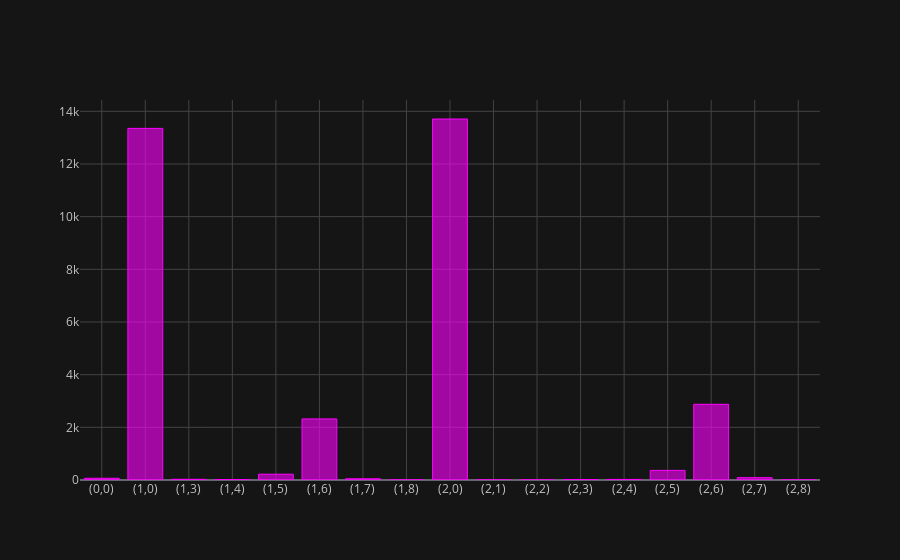

Source (notebook cell):
### Code cell
train.groupby(['sex','diagnosis'])['benign_malignant'].count().iplot(kind = 'bar',color ='magenta')

### Figure 1 — Plotly figure (JSON) as saved in the notebook; plotly's stock layout.template omitted (floating-point values rounded to 4 significant figures)
{"data": [{"marker": {"color": "rgba(255, 0, 255, 0.6)", "line": {"color": "rgba(255, 0, 255, 1.0)", "width": 1}}, "name": "benign_malignant", "orientation": "v", "text": "", "type": "bar", "x": ["(0,0)", "(1,0)", "(1,3)", "(1,4)", "(1,5)", "(1,6)", "(1,7)", "(1,8)", "(2,0)", "(2,1)", "(2,2)", "(2,3)", "(2,4)", "(2,5)", "(2,6)", "(2,7)", "(2,8)"], "y": [65, 13351, 26, 16, 220, 2319, 46, 3, 13708, 1, 1, 18, 21, 364, 2874, 89, 4]}], "layout": {"legend": {"bgcolor": "#151516", "font": {"color": "#D9D9D9"}}, "paper_bgcolor": "#151516", "plot_bgcolor": "#151516", "title": {"font": {"color": "#D9D9D9"}}, "xaxis": {"gridcolor": "#434343", "showgrid": true, "tickfont": {"color": "#C2C2C2"}, "title": {"font": {"color": "#D9D9D9"}, "text": ""}, "zerolinecolor": "#666570"}, "yaxis": {"gridcolor": "#434343", "showgrid": true, "tickfont": {"color": "#C2C2C2"}, "title": {"font": {"color": "#D9D9D9"}, "text": ""}, "zerolinecolor": "#666570"}}}
